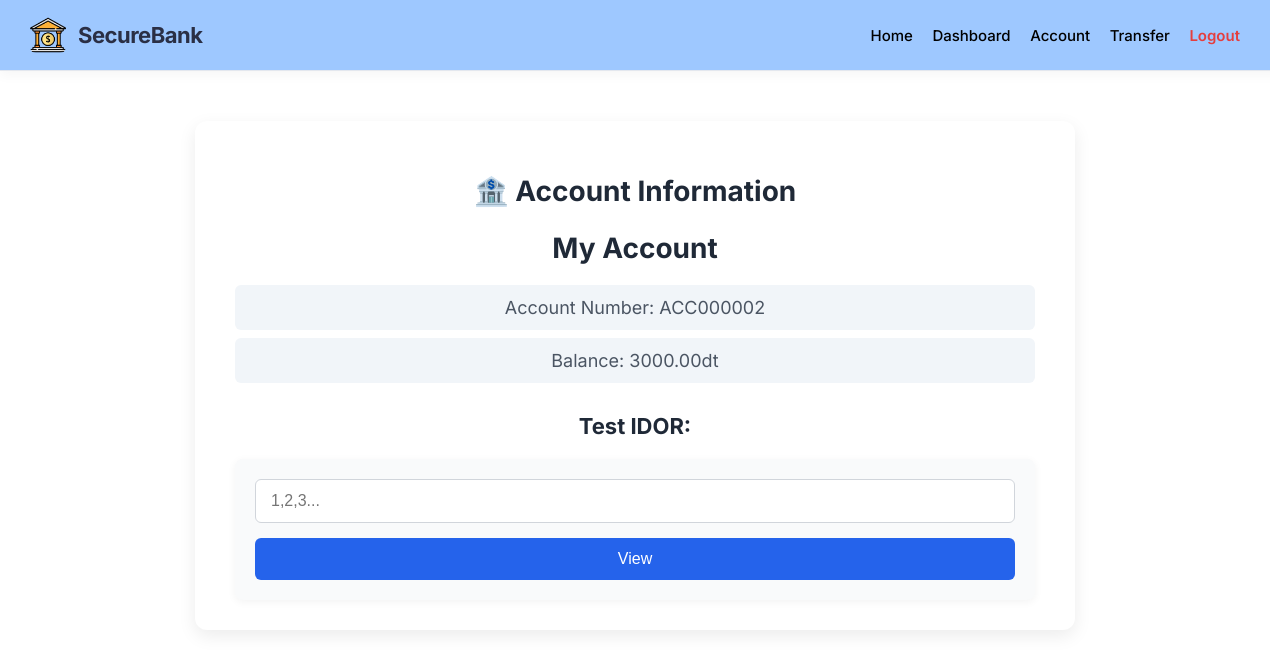
/account (signed in), run on an earlier commit of the app's database.
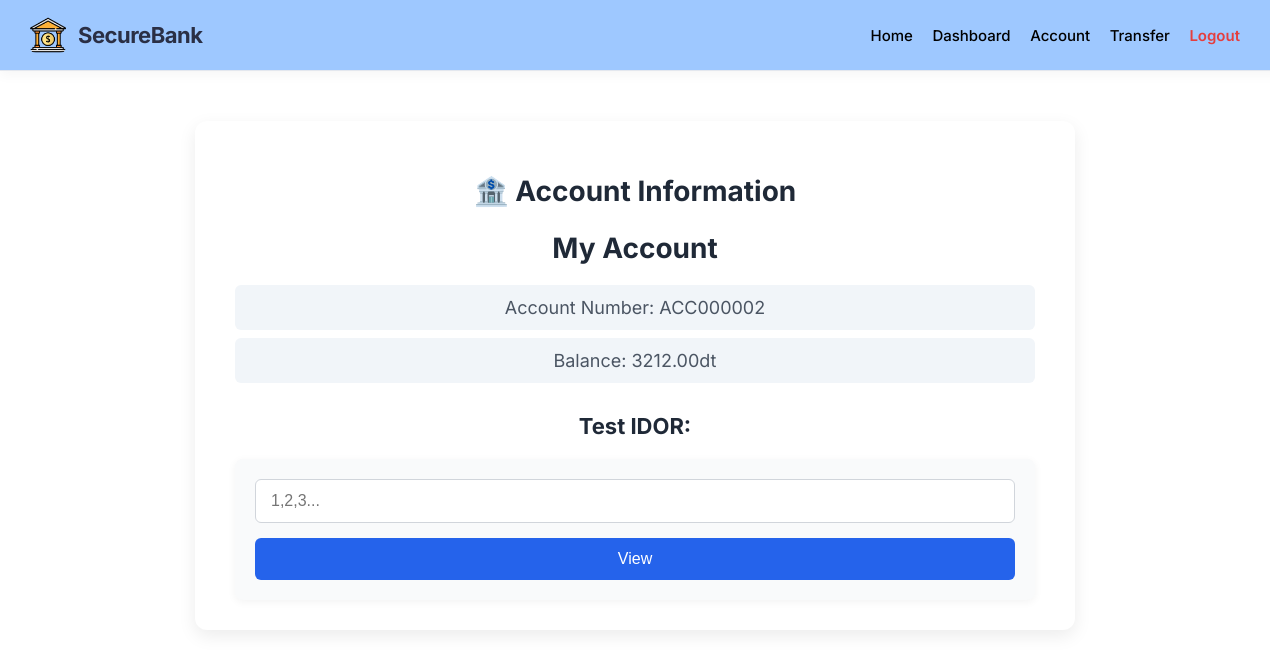
And on a later commit of the database.
### banking_env/models.py (models this page shows)
class BankAccount(models.Model):
    user = models.ForeignKey(User, on_delete=models.CASCADE)
    account_number = models.CharField(max_length=20, unique=True)
    balance = models.DecimalField(max_digits=12, decimal_places=2, default=0.00)
    created_at = models.DateTimeField(auto_now_add=True)

### banking_env/views.py (the view, shortened to what this page needs)
# urls.py: path("account", views.account_info, name="account"),
def account_info(request):
    if not request.user.is_authenticated:
        return redirect("/regular-login")
    acc_id = request.GET.get("account_id")
    account = None  # initialize to avoid UnboundLocalError
    my_account = BankAccount.objects.get(user=request.user)
    return render(request, "banking_env/account.html", {
        "my_account": my_account,
    })

### security_agent/ai_detector.py (called while the page is built, shortened)
    def detect_csrf_attack(self, request_data):
        method = request_data.get("method")
        query = request_data.get("query_params", {})
        if method == "GET" and ("amount" in query or "to_account" in query):
            return True  # CSRF attempt
        return False

    def _decode_potential_threat(self, text: str) -> str:
        import base64
        import urllib.parse
        import html
        decoded = text
        try:
            for _ in range(3):
                old_decoded = decoded
                decoded = urllib.parse.unquote(decoded)
                if decoded == old_decoded:
                    break
        except:
            pass
        try:
            clean_text = decoded.replace('\n', '').replace('\r', '').replace(' ', '')
        except:
            pass
        decoded = html.unescape(decoded)
        return decoded

    def _calculate_overall_risk(self, threats: List[Dict]) -> float:
        if not threats:
            return 0.0
        max_conf = max(t.get('confidence', 0.5) for t in threats)
        return round(max_conf * 100, 2)

### banking_env/templates/banking_env/account.html (shortened to what this page needs)
{% extends "banking_env/base.html" %}
{% block content %}
<div class="centered-page">
    <h2>🏦 Account Information</h2>
    <h2>My Account</h2>
    <p>Account Number: {{ my_account.account_number }}</p>
    <p>Balance: {{ my_account.balance }}dt</p>
    <h3>Test IDOR:</h3>
    <form>
        <input type="number" name="account_id" placeholder="1,2,3...">
        <button>View</button>
    </form>
</div>
{% endblock %}

What changed in the data, as far as the page shows it:
changed BankAccount "ACC000002": balance "3000.00" → "3212.00"
